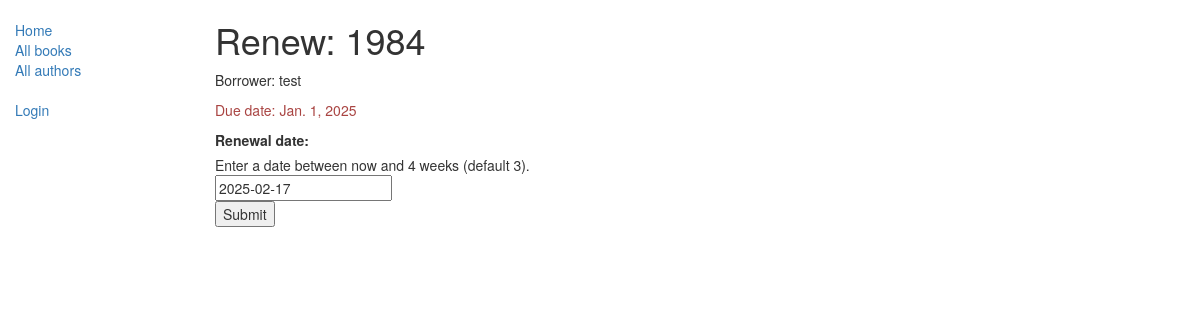
Page /catalog/book/d47f78fc-8fd9-4936-9673-f9b2dc367cad/renew/ on the committed database.
### catalog/models.py (models this page shows, shortened)
class BookInstance(models.Model):
    id = models.UUIDField(primary_key=True, default=uuid.uuid4, help_text="Unique ID for this particular book across whole library")
    book = models.ForeignKey('Book', on_delete=models.SET_NULL, null=True)
    imprint = models.CharField(max_length=200)
    due_back = models.DateField(null=True, blank=True)
    borrower = models.ForeignKey(User, on_delete=models.SET_NULL, null=True, blank=True)
    LOAN_STATUS = (
        ('m', 'Maintenance'),
        ('o', 'On loan'),
        ('a', 'Available'),
        ('r', 'Reserved'),
    )
    status = models.CharField(max_length=1, choices=LOAN_STATUS, blank=True, default='m', help_text='Book availability')
    @property
    def is_overdue(self):
        if self.due_back and date.today() > self.due_back:
            return True
        return False
    class Meta:
        ordering = ["due_back"]
        permissions = (("can_mark_returned", "Set book as returned"),)

class Book(models.Model):
    title = models.CharField(max_length=200)
    author = models.ForeignKey('Author', on_delete=models.SET_NULL, null=True)
    summary = models.TextField(max_length=1000, help_text="Enter a brief description of the book")
    isbn = models.CharField('ISBN',max_length=13, help_text='13 Character <a href="https://www.isbn-international.org/content/what-isbn">ISBN number</a>')
    genre = models.ManyToManyField(Genre, help_text="Select a genre for this book.")
    def display_genre(self):
        """
        Creates a string for the Genre. This is required to display genre in Admin.
        """
        return ', '.join([ genre.name for genre in self.genre.all()[:3] ])
    display_genre.short_description = 'Genre'

### catalog/views.py (the view)
# urls.py: path('book/<uuid:pk>/renew/', views.renew_book_librarian, name='renew-book-librarian'),
def renew_book_librarian(request, pk):
    book_inst = get_object_or_404(BookInstance, pk=pk)
    if request.method == 'POST':
        form = RenewBookForm(request.POST)
        if form.is_valid():
            book_inst.due_back = form.cleaned_data['renewal_date']
            book_inst.save()
            return HttpResponseRedirect(reverse('all-borrowed') )
    else:
        proposed_renewal_date = datetime.date.today() + datetime.timedelta(weeks=3)
        form = RenewBookForm(initial={'renewal_date': proposed_renewal_date,})
    return render(request, 'catalog/book_renew_librarian.html', {'form': form, 'bookinst':book_inst})

### catalog/forms.py (shortened to what this page needs)
class RenewBookForm(forms.Form):
    renewal_date = forms.DateField(help_text="Enter a date between now and 4 weeks (default 3).")

### catalog/templates/catalog/book_renew_librarian.html (shortened to what this page needs)
{% extends "base_generic.html" %}
{% block content %}
    <h1>Renew: {{bookinst.book.title}}</h1>
    <p>Borrower: {{bookinst.borrower}}</p>
    <p{% if bookinst.is_overdue %} class="text-danger"{% endif %}>Due date: {{bookinst.due_back}}</p>
    <form action="" method="post">
        <table>
        {{ form }}
        </table>
        <input type="submit" value="Submit" />
    </form>
{% endblock %}

### rows in the picture
BookInstance: book "1984", borrower "test", due_back "Jan. 1, 2025"
